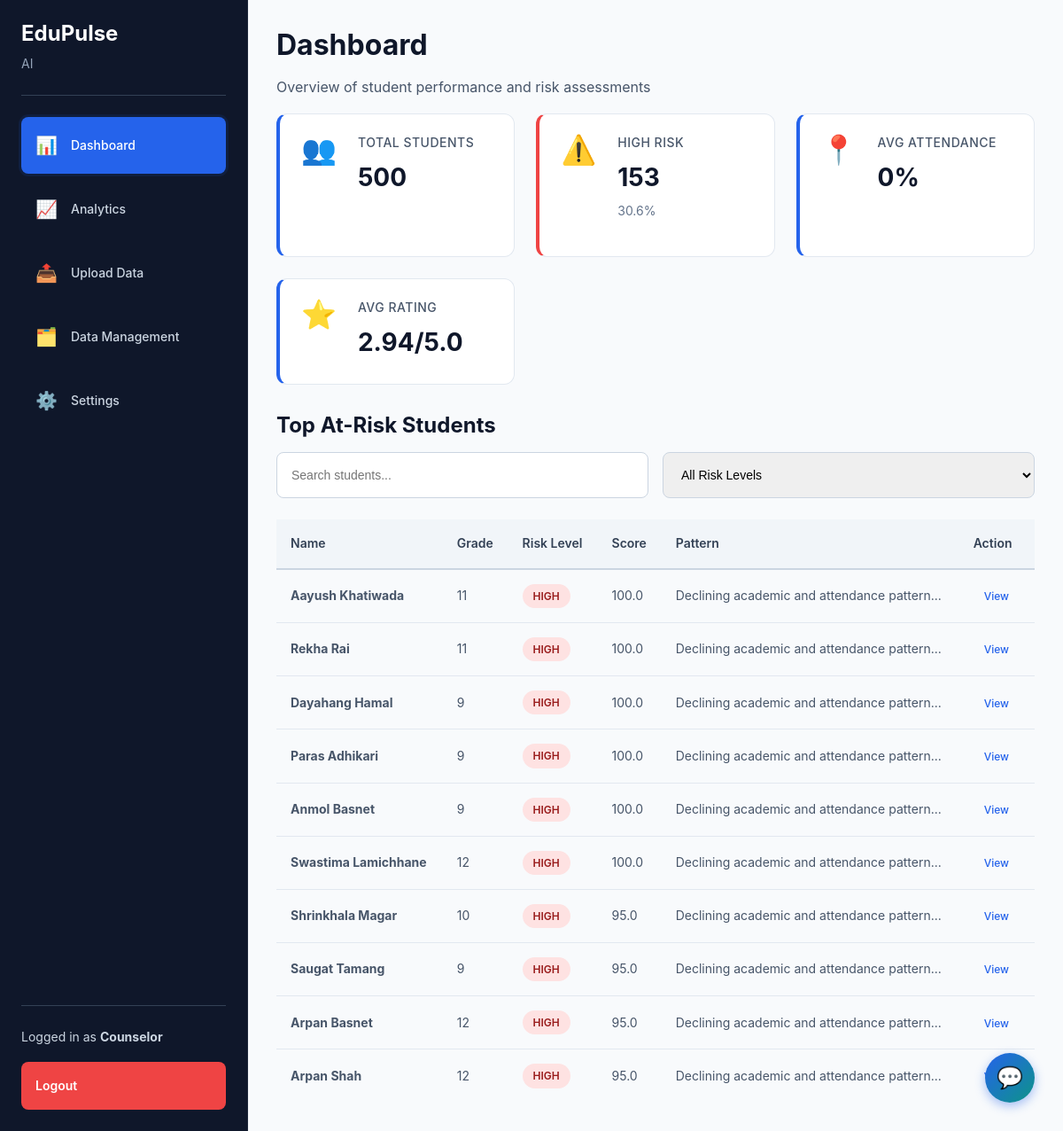
The page / (signed in) on the database its author committed.
### app/models.py (models this page shows, shortened)
class RiskScore(db.Model):
    __tablename__ = 'risk_scores'
    id = db.Column(db.Integer, primary_key=True)
    student_id = db.Column(db.Integer, db.ForeignKey('students.id'), nullable=False, index=True)
    risk_score = db.Column(db.Float, default=0)
    risk_level = db.Column(db.String(50), default='LOW')  # HIGH, MEDIUM, LOW
    pattern = db.Column(db.Text)
    key_signals = db.Column(db.Text, default='[]')
    counselor_action = db.Column(db.Text)
    scored_at = db.Column(db.DateTime, default=datetime.now, index=True)

class Student(db.Model):
    __tablename__ = 'students'
    id = db.Column(db.Integer, primary_key=True)
    name = db.Column(db.String(120), nullable=False, index=True)
    address = db.Column(db.String(255))
    email = db.Column(db.String(120))
    grade = db.Column(db.Integer)
    travel_time = db.Column(db.Float, default=0)
    father_occupation = db.Column(db.String(120))
    mother_occupation = db.Column(db.String(120))
    father_education = db.Column(db.String(50))
    mother_education = db.Column(db.String(50))
    counselor_email = db.Column(db.String(120))
    parent_email = db.Column(db.String(120))
    created_at = db.Column(db.DateTime, default=datetime.now)
    updated_at = db.Column(db.DateTime, default=datetime.now, onupdate=datetime.now)
    snapshots = db.relationship('StudentDataSnapshot', backref='student', lazy='dynamic', cascade='all, delete-orphan')
    risk_scores = db.relationship('RiskScore', backref='student', lazy='dynamic', cascade='all, delete-orphan')

### app/blueprints/dashboard.py (the view)
@dashboard_bp.route('/')
@login_required
def index():
    stats = calculate_dashboard_stats()
    at_risk_students = db.session.query(Student, RiskScore).join(
        RiskScore, Student.id == RiskScore.student_id
    ).filter(RiskScore.risk_level.in_(['HIGH', 'MEDIUM'])).order_by(
        RiskScore.risk_score.desc()
    ).limit(10).all()
    students_data = []
    for student, risk_score in at_risk_students:
        students_data.append({
            'id': student.id,
            'name': student.name,
            'grade': student.grade,
            'risk_level': risk_score.risk_level,
            'risk_score': risk_score.risk_score,
            'pattern': risk_score.pattern or 'No pattern detected'
        })
    return render_template('dashboard.html',
                         stats=stats,
                         students=students_data,
                         user_name=session.get('user_name'))

### app/templates/dashboard.html (shortened to what this page needs)
{% extends "base.html" %}
{% block content %}
<div class="dashboard-header">
    <h1>Dashboard</h1>
    <p>Overview of student performance and risk assessments</p>
</div>
<div class="stats-grid">
    <div class="stat-card total-students">
        <div class="stat-icon">👥</div>
        <div class="stat-content">
            <h3>Total Students</h3>
            <p class="stat-value">{{ stats.total_students }}</p>
        </div>
    </div>
    <div class="stat-card high-risk">
        <div class="stat-icon">⚠️</div>
        <div class="stat-content">
            <h3>High Risk</h3>
            <p class="stat-value">{{ stats.high_risk_count }}</p>
            <p class="stat-percentage">{{ stats.high_risk_percentage }}%</p>
        </div>
    </div>
    <div class="stat-card avg-attendance">
        <div class="stat-icon">📍</div>
        <div class="stat-content">
            <h3>Avg Attendance</h3>
            <p class="stat-value">{{ stats.avg_attendance }}%</p>
        </div>
    </div>
    <div class="stat-card avg-rating">
        <div class="stat-icon">⭐</div>
        <div class="stat-content">
            <h3>Avg Rating</h3>
            <p class="stat-value">{{ stats.avg_rating }}/5.0</p>
        </div>
    </div>
</div>
<div class="at-risk-section">
    <h2>Top At-Risk Students</h2>
    <div class="search-filter">
        <input type="text" id="student-search" placeholder="Search students..." class="search-input">
        <select id="risk-filter" class="filter-select">
            <option value="all">All Risk Levels</option>
        </select>
    </div>
    <table class="students-table">
        <thead>
            <tr>
                <th>Name</th>
                <th>Grade</th>
                <th>Risk Level</th>
                <th>Score</th>
                <th>Pattern</th>
                <th>Action</th>
            </tr>
        </thead>
        <tbody id="students-list">
            {% for student in students %}
            <tr class="student-row" data-student-id="{{ student.id }}">
                <td><strong>{{ student.name }}</strong></td>
                <td>{{ student.grade }}</td>
                <td>
                    <span class="badge badge-{{ student.risk_level | lower }}">
                        {{ student.risk_level }}
                    </span>
                </td>
                <td>{{ student.risk_score }}</td>
                <td>{{ student.pattern[:50] }}...</td>
                <td>
                    <a href="/student/{{ student.id }}" class="btn-small">View</a>
                </td>
            </tr>
            {% endfor %}
        </tbody>
    </table>
</div>
{% endblock %}

### app/templates/base.html (shortened to what this page needs)
<!DOCTYPE html>
<html lang="en">
<head>
    <link rel="stylesheet" href="{{ url_for('static', filename='css/style.css') }}">
</head>
<body>
    <div class="app-container">
        {% include 'partials/sidebar.html' %}
        <div class="main-content">
            <div class="content-area">
                {% block content %}{% endblock %}
            </div>
        </div>
    </div>
    {% include 'partials/chatbot.html' %}
</body>
</html>

### app/templates/partials/sidebar.html
<aside class="sidebar">
    <div class="sidebar-header">
        <div class="logo-container">
            <div class="logo-text">
                <h2>EduPulse</h2>
                <p>AI</p>
            </div>
        </div>
    </div>
    <nav class="sidebar-nav">
        <a href="/" class="nav-link {% if request.endpoint == 'dashboard.index' %}active{% endif %}">
            <span class="icon">📊</span>
            <span>Dashboard</span>
        </a>
        <a href="/analytics" class="nav-link {% if request.endpoint == 'analytics.analytics' %}active{% endif %}">
            <span class="icon">📈</span>
            <span>Analytics</span>
        </a>
        <a href="/upload" class="nav-link {% if request.endpoint == 'upload.upload_page' %}active{% endif %}">
            <span class="icon">📤</span>
            <span>Upload Data</span>
        </a>
        <a href="/data-management" class="nav-link {% if request.endpoint == 'upload.data_management' %}active{% endif %}">
            <span class="icon">🗂️</span>
            <span>Data Management</span>
        </a>
        <a href="#" class="nav-link">
            <span class="icon">⚙️</span>
            <span>Settings</span>
        </a>
    </nav>
    <div class="sidebar-footer">
        <p>Logged in as <strong>{{ user_name }}</strong></p>
        <a href="/logout" class="btn-logout">Logout</a>
    </div>
</aside>

### app/templates/partials/chatbot.html (shortened to what this page needs)
<div id="chatbot-widget" class="chatbot-widget">
    <button id="chatbot-toggle" class="chatbot-toggle" onclick="toggleChatbot()" title="AI Assistant">
        💬
    </button>
</div>

### rows shown on the page
RiskScore: name "Aayush Khatiwada", grade "11", risk_level "HIGH", risk_score "100.0", pattern "Declining academic and attendance pattern"
RiskScore: name "Rekha Rai", grade "11", risk_level "HIGH", risk_score "100.0", pattern "Declining academic and attendance pattern"
RiskScore: name "Dayahang Hamal", grade "9", risk_level "HIGH", risk_score "100.0", pattern "Declining academic and attendance pattern"
RiskScore: name "Paras Adhikari", grade "9", risk_level "HIGH", risk_score "100.0", pattern "Declining academic and attendance pattern"
RiskScore: name "Anmol Basnet", grade "9", risk_level "HIGH", risk_score "100.0", pattern "Declining academic and attendance pattern"
RiskScore: name "Swastima Lamichhane", grade "12", risk_level "HIGH", risk_score "100.0", pattern "Declining academic and attendance pattern"
RiskScore: name "Shrinkhala Magar", grade "10", risk_level "HIGH", risk_score "95.0", pattern "Declining academic and attendance pattern"
RiskScore: name "Saugat Tamang", grade "9", risk_level "HIGH", risk_score "95.0", pattern "Declining academic and attendance pattern"
RiskScore: name "Arpan Basnet", grade "12", risk_level "HIGH", risk_score "95.0", pattern "Declining academic and attendance pattern"
RiskScore: name "Arpan Shah", grade "12", risk_level "HIGH", risk_score "95.0", pattern "Declining academic and attendance pattern"

### other values the page prints
{{ user_name }} "Counselor"
{{ stats.total_students }} "500"
{{ stats.high_risk_count }} "153"
{{ stats.high_risk_percentage }} "30.6"
{{ stats.avg_attendance }} "0"
{{ stats.avg_rating }} "2.94"
